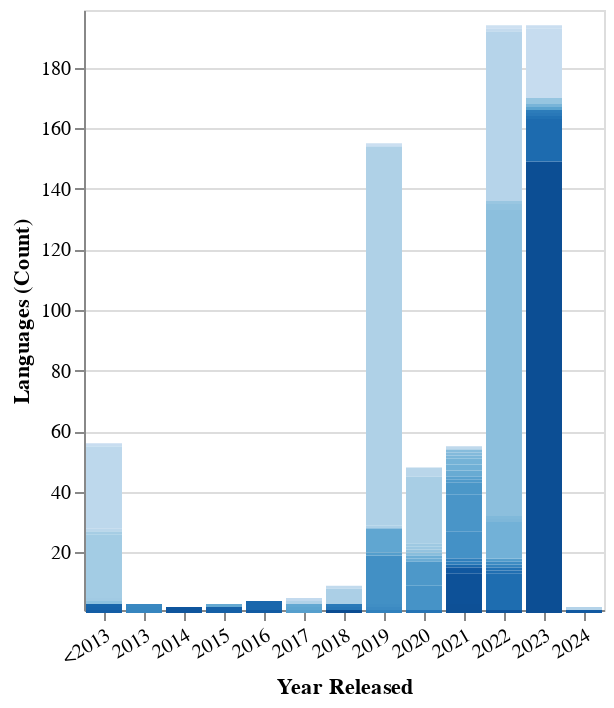

The code cell stored with this chart in its notebook:
### Code cell
chart_multilingualdatasets = alt.Chart(df_speech).mark_bar().encode(
    x=alt.X(
        "Year Released:N",
        title="Year Released",
        sort=YEARS_ORDER,
        axis=alt.Axis(labelAngle=-30)
    ),
    y=alt.Y(
        "Languages (Count)",
        title="Languages (Count)",
        scale=alt.Scale(
            domain=[1, 199]
        )
    ),
    color=alt.Color(
        "Unique Dataset Identifier:O",
        legend=None
    )
)

chart_multilingualdatasets
